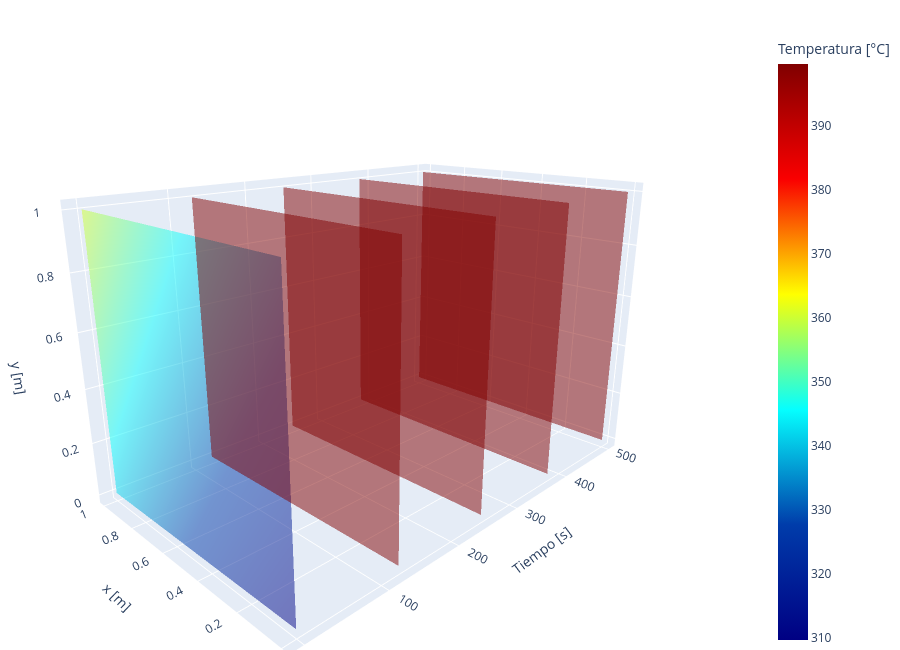

Source (notebook cell):
### Code cell
fig = graficar_planos(
    Temperatura_PINN,
    Lx,
    Ly,
    tiempos=t,
    n_planos=5
)

fig.show()

### Figure 1 — Plotly figure (JSON) as saved in the notebook; plotly's stock layout.template omitted (floating-point values rounded to 4 significant figures; data arrays with more than 128 entries replaced by an {"elided": "..."} marker saying what was removed)
{"data": [{"cmax": 399.7, "cmin": 309.7, "colorbar": {"title": {"text": "Temperatura [°C]"}}, "colorscale": [[0, "rgb(0,0,131)"], [0.2, "rgb(0,60,170)"], [0.4, "rgb(5,255,255)"], [0.6, "rgb(255,255,0)"], [0.8, "rgb(250,0,0)"], [1, "rgb(128,0,0)"]], "hovertemplate": "Tiempo / índice = %{x:.3f}<br>x = %{y:.3f} m<br>y = %{z:.3f} m<br>T = %{surfacecolor:.2f} °C<extra>%{fullData.name}</extra>", "lighting": {"ambient": 1, "diffuse": 0, "specular": 0}, "name": "Temperatura[0]", "opacity": 0.5, "showscale": true, "surfacecolor": {"elided": "30x30 float values"}, "type": "surface", "x": {"elided": "30x30 float values"}, "y": {"elided": "30x30 float values"}, "z": {"elided": "30x30 float values"}}, {"cmax": 399.7, "cmin": 309.7, "colorbar": {"title": {"text": "Temperatura [°C]"}}, "colorscale": [[0, "rgb(0,0,131)"], [0.2, "rgb(0,60,170)"], [0.4, "rgb(5,255,255)"], [0.6, "rgb(255,255,0)"], [0.8, "rgb(250,0,0)"], [1, "rgb(128,0,0)"]], "hovertemplate": "Tiempo / índice = %{x:.3f}<br>x = %{y:.3f} m<br>y = %{z:.3f} m<br>T = %{surfacecolor:.2f} °C<extra>%{fullData.name}</extra>", "lighting": {"ambient": 1, "diffuse": 0, "specular": 0}, "name": "Temperatura[46]", "opacity": 0.5, "showscale": false, "surfacecolor": {"elided": "30x30 float values"}, "type": "surface", "x": {"elided": "30x30 float values"}, "y": {"elided": "30x30 float values"}, "z": {"elided": "30x30 float values"}}, {"cmax": 399.7, "cmin": 309.7, "colorbar": {"title": {"text": "Temperatura [°C]"}}, "colorscale": [[0, "rgb(0,0,131)"], [0.2, "rgb(0,60,170)"], [0.4, "rgb(5,255,255)"], [0.6, "rgb(255,255,0)"], [0.8, "rgb(250,0,0)"], [1, "rgb(128,0,0)"]], "hovertemplate": "Tiempo / índice = %{x:.3f}<br>x = %{y:.3f} m<br>y = %{z:.3f} m<br>T = %{surfacecolor:.2f} °C<extra>%{fullData.name}</extra>", "lighting": {"ambient": 1, "diffuse": 0, "specular": 0}, "name": "Temperatura[93]", "opacity": 0.5, "showscale": false, "surfacecolor": {"elided": "30x30 float values"}, "type": "surface", "x": {"elided": "30x30 float values"}, "y": {"elided": "30x30 float values"}, "z": {"elided": "30x30 float values"}}, {"cmax": 399.7, "cmin": 309.7, "colorbar": {"title": {"text": "Temperatura [°C]"}}, "colorscale": [[0, "rgb(0,0,131)"], [0.2, "rgb(0,60,170)"], [0.4, "rgb(5,255,255)"], [0.6, "rgb(255,255,0)"], [0.8, "rgb(250,0,0)"], [1, "rgb(128,0,0)"]], "hovertemplate": "Tiempo / índice = %{x:.3f}<br>x = %{y:.3f} m<br>y = %{z:.3f} m<br>T = %{surfacecolor:.2f} °C<extra>%{fullData.name}</extra>", "lighting": {"ambient": 1, "diffuse": 0, "specular": 0}, "name": "Temperatura[140]", "opacity": 0.5, "showscale": false, "surfacecolor": {"elided": "30x30 float values"}, "type": "surface", "x": {"elided": "30x30 float values"}, "y": {"elided": "30x30 float values"}, "z": {"elided": "30x30 float values"}}, {"cmax": 399.7, "cmin": 309.7, "colorbar": {"title": {"text": "Temperatura [°C]"}}, "colorscale": [[0, "rgb(0,0,131)"], [0.2, "rgb(0,60,170)"], [0.4, "rgb(5,255,255)"], [0.6, "rgb(255,255,0)"], [0.8, "rgb(250,0,0)"], [1, "rgb(128,0,0)"]], "hovertemplate": "Tiempo / índice = %{x:.3f}<br>x = %{y:.3f} m<br>y = %{z:.3f} m<br>T = %{surfacecolor:.2f} °C<extra>%{fullData.name}</extra>", "lighting": {"ambient": 1, "diffuse": 0, "specular": 0}, "name": "Temperatura[187]", "opacity": 0.5, "showscale": false, "surfacecolor": {"elided": "30x30 float values"}, "type": "surface", "x": {"elided": "30x30 float values"}, "y": {"elided": "30x30 float values"}, "z": {"elided": "30x30 float values"}}], "layout": {"height": 650, "margin": {"b": 0, "l": 0, "r": 0, "t": 30}, "scene": {"aspectmode": "manual", "aspectratio": {"x": 1.6, "y": 1, "z": 1}, "camera": {"eye": {"x": -1.7, "y": -1.7, "z": 0.8}}, "xaxis": {"title": {"text": "Tiempo [s]"}}, "yaxis": {"title": {"text": "x [m]"}}, "zaxis": {"title": {"text": "y [m]"}}}}}
